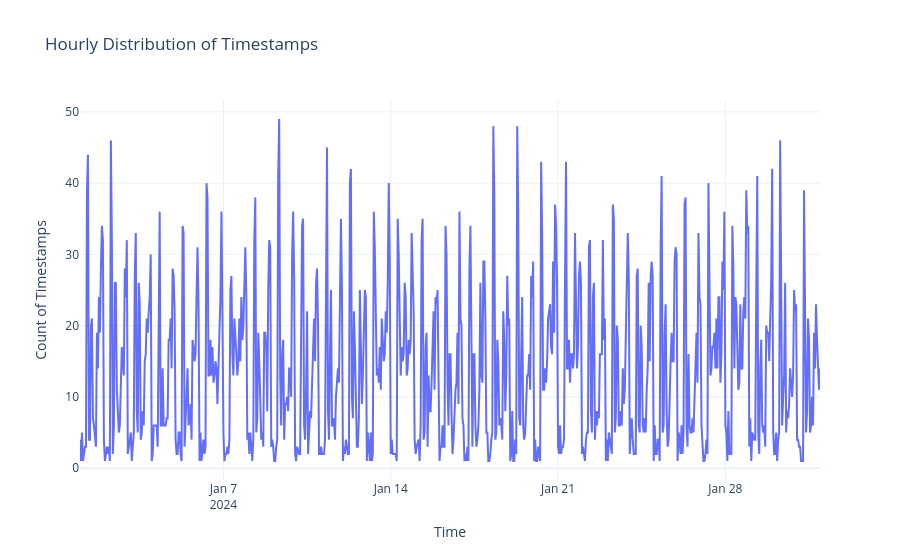

Source (notebook cell):
### Code cell
generate.plotly_hourly_distribution(df=df)

### Figure 1 — Plotly figure (JSON) as saved in the notebook; plotly's stock layout.template omitted (floating-point values rounded to 4 significant figures; data arrays with more than 128 entries replaced by an {"elided": "..."} marker saying what was removed)
{"data": [{"customdata": {"elided": "732x3 str values"}, "hovertemplate": "Installations=%{y}<br>Date=%{customdata[0]}<br>Weekday=%{customdata[1]}<br>Time=%{customdata[2]}<extra></extra>", "legendgroup": "", "line": {"color": "#636efa", "dash": "solid"}, "marker": {"size": 8, "symbol": "circle"}, "mode": "lines", "name": "", "orientation": "v", "showlegend": false, "type": "scatter", "x": {"elided": "732 str values"}, "xaxis": "x", "y": {"elided": "732 int values"}, "yaxis": "y"}], "layout": {"hovermode": "x unified", "legend": {"tracegroupgap": 0}, "title": {"text": "Hourly Distribution of Timestamps"}, "xaxis": {"anchor": "y", "domain": [0, 1], "title": {"text": "Time"}}, "yaxis": {"anchor": "x", "domain": [0, 1], "title": {"text": "Count of Timestamps"}}}}
